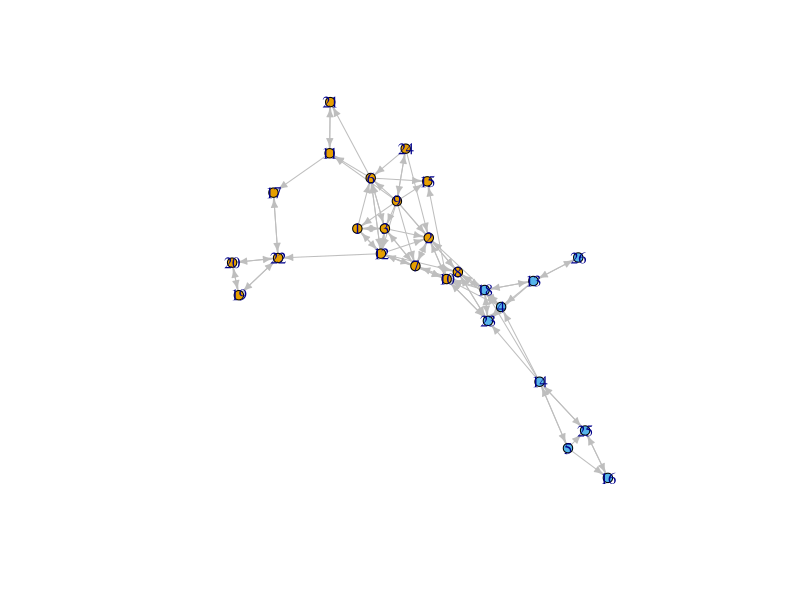

R code for this plot:
# ------------------------------------------------------------------------------ |
# Simple R- script to demonstrate some principles of reproducible research for SaSR-08
# Rense Corten, Utrecht Universtity
# First version: 12-5-2025

# Knecht data, Wave V

# R version 4.4.0
# haven_2.5.4     igraph_2.1.1    lubridate_1.9.3 forcats_1.0.0   stringr_1.5.1   dplyr_1.1.4    
# purrr_1.0.2     readr_2.1.5     tidyr_1.3.1     tibble_3.2.1    ggplot2_3.5.1   tidyverse_2.0.0

# ------------------------------------------------------------------------------ |

# ------------------------------------------------------------------------------ |
# preliminaries
# ------------------------------------------------------------------------------ |

library(tidyverse) # for basic data handling
library(igraph) # for network analysis
library(haven) # for reading Stata files

set.seed(1234) # for reproducibility

# ------------------------------------------------------------------------------ |
# Data preparation
# ------------------------------------------------------------------------------ |

# Load data
PupilsWaveV <- read_dta(file = "PupilsWaveV.dta")

# keep only one class for demonstration purposes
class12b <- PupilsWaveV %>% 
  filter(schoolnr == "12b")  

# Create a network object

# Make an edgelist
elist <- class12b %>% 
  select(namenr, friend1:friend12) %>%   # select only the " best friends"  network
  pivot_longer(c(friend1:friend12)) %>% 
  filter(!is.na(value)) %>% # drop the missings
  rename(from ="namenr", to = "value", sourcevar= "name") %>% #just nice for interpretation
  relocate(to, .after=from) #move around the columns


# create the nodeslist

nodelist <- class12b %>% 
  select(namenr,sex, age) %>% 
  rename(name = "namenr")


classnet <- graph_from_data_frame(elist, vertices = nodelist)

# ------------------------------------------------------------------------------ |
# Analysis
# ------------------------------------------------------------------------------ |



# Plot the network
plot(classnet, vertex.label = V(classnet)$name, vertex.size = 5, vertex.color = V(classnet)$sex,
     edge.arrow.size = 0.5, edge.color = "gray", layout = layout_with_fr)

